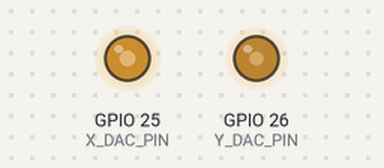
A program run on a simulated ESP32. Shown: output pins drawn as LEDs (lit = HIGH).

Above: at 0.3 s.
Timing chart, 0 to 1.8 s (numbered marks = the images above):
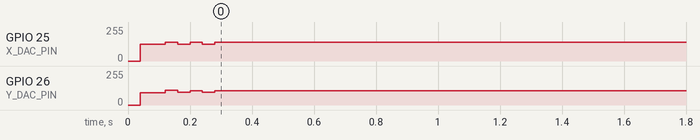

Measured:
- by itself, GPIO 25 (X_DAC_PIN): 0/255 → 124/255 at 0.04 s, → 142/255 0.08 s later
- by itself, GPIO 26 (Y_DAC_PIN): 0/255 → 93/255 at 0.04 s, → 108/255 0.08 s later

The program:

main.cpp
```cpp
#include <Arduino.h>

class node {
   public:
    int x;
    int y;
    node* next;
    node* prev;
    node(int x, int y) {
        this->x = x;
        this->y = y;
        this->next = NULL;
        this->prev = NULL;
    }
};

class LinkedList {
   public:
    node* head;
    node* tail;
    LinkedList() {
        this->head = NULL;
        this->tail = NULL;
    }
};

LinkedList* pointList = new LinkedList();

// Add a node so that all the points are in the list in x order
void addNode(LinkedList* list, int x, int y) {
    node* newNode = new node(x, y);
    if (list->head == NULL) {
        // If list is empty, both head and tail point to the new node
        list->head = newNode;
        list->tail = newNode;
    } else {
        node* iterativeNode = list->head;

        // Find the node that is greater than the new node
        while (iterativeNode != NULL) {
            if (iterativeNode->x > newNode->x) {
                break;
            }
            iterativeNode = iterativeNode->next;
        }

        if (iterativeNode == NULL) {
            // If the new node is greater than all the nodes in the list
            // Append the new node to the end of the list
            newNode->prev = list->tail;
            list->tail->next = newNode;
            list->tail = newNode;
            return;
        } else {
            newNode->next = iterativeNode;
            newNode->prev = iterativeNode->prev;
            newNode->next->prev = newNode;
            newNode->prev->next = newNode;
        }
    }
}

const int X_DAC_PIN = 25;
const int Y_DAC_PIN = 26;

/*
settings

CH1 = 20mv per division
Then the span of the screen is 65% of 3.3v, or 2.2 volts. (DAC 0 - 166)

CH2 = 20mv per division
Then the span of the screen is 50% of 3.3v, or 1.65 volts. (DAC 0 - 128)

This gives a resolution of 166 by 128 pixels.

*/

void setPixels(int x, int y) {
    dacWrite(Y_DAC_PIN, y);
    dacWrite(X_DAC_PIN, x);
}

void setPercentages(int x, int y) { setPixels(x * 1.66, y * 1.28); }

void setup() {
    Serial.begin(9600);
    addNode(pointList, 0, 0);
    addNode(pointList, 10, 0);
    addNode(pointList, 20, 0);
    addNode(pointList, 30, 0);
    addNode(pointList, 40, 0);
    addNode(pointList, 50, 0);
    addNode(pointList, 60, 0);
    addNode(pointList, 70, 0);
    addNode(pointList, 80, 0);
    addNode(pointList, 90, 0);
    addNode(pointList, 100, 0);
    addNode(pointList, 100, 10);
    addNode(pointList, 100, 20);
    addNode(pointList, 100, 30);
    addNode(pointList, 100, 40);
    addNode(pointList, 100, 50);
    addNode(pointList, 100, 60);
    addNode(pointList, 100, 70);
    addNode(pointList, 100, 80);
    addNode(pointList, 100, 90);
    addNode(pointList, 100, 100);
    addNode(pointList, 90, 100);
    addNode(pointList, 80, 100);
    addNode(pointList, 70, 100);
    addNode(pointList, 60, 100);
    addNode(pointList, 50, 100);
    addNode(pointList, 40, 100);
    addNode(pointList, 30, 100);
    addNode(pointList, 20, 100);
    addNode(pointList, 10, 100);
    addNode(pointList, 0, 100);
    addNode(pointList, 0, 90);
    addNode(pointList, 0, 80);
    addNode(pointList, 0, 70);
    addNode(pointList, 0, 60);
    addNode(pointList, 0, 50);
    addNode(pointList, 0, 40);
    addNode(pointList, 0, 30);
    addNode(pointList, 0, 20);
    addNode(pointList, 0, 10);
    addNode(pointList, 15, 15);
}

void loop() {
    if (Serial.available() > 0) {
        // Read the serial command
        String serialCommand = Serial.readStringUntil('\n');

        // Example command format: "ADD_POINT 50 50"
        if (serialCommand.startsWith("ADD_POINT")) {
            int x, y;
            sscanf(serialCommand.c_str(), "ADD_POINT %d %d", &x, &y);
            addNode(pointList, x, y);
        }
    }

    // Serial.println("Points:");

    node* current = pointList->head;
    while (current != NULL) {
        setPercentages(current->x, current->y);
        delayMicroseconds(10);
        // Serial.print(" x:");
        // Serial.print(current->x);
        // Serial.print(" y:");
        // Serial.println(current->y);
        current = current->next;
    }
}
```
